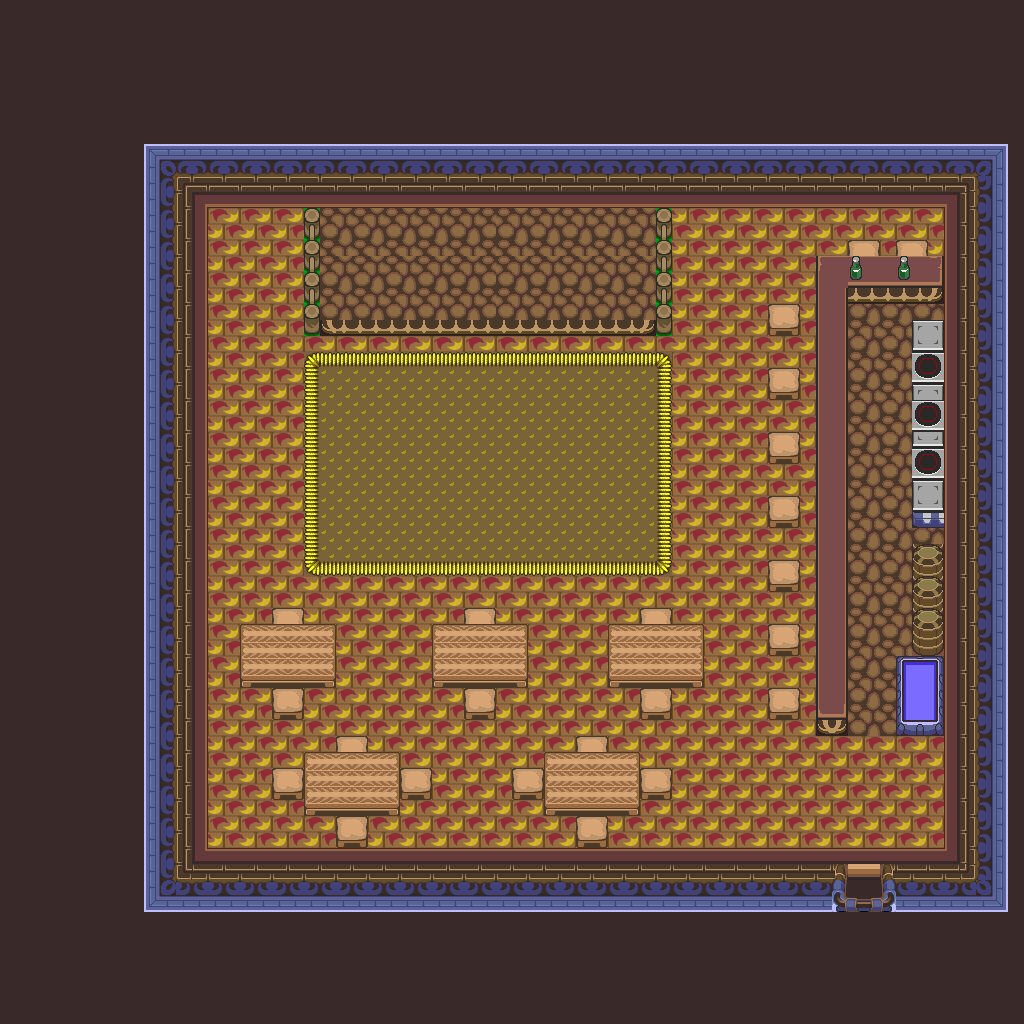

Below is a game level as drawn by its tile map, then a one-line description and the .tmx that defines it (tile-layer data replaced by summaries):
An orthogonal 64x64 tile map with 16x16 px tiles, 1 tile layer (base), 1 hidden layer not drawn and 4 objects.

<map version="1.10" tiledversion="1.12.1" orientation="orthogonal" renderorder="right-down" width="64" height="64" tilewidth="16" tileheight="16" infinite="0" nextlayerid="3" nextobjectid="5">
 <tileset firstgid="1" source="../classiciphone_pics4.tsx" />
 <layer id="1" name="base" width="64" height="64">
  <data>[4096 cells, 4096 non-empty, 125 distinct tile ids]</data>
 </layer>
 <layer id="2" name="collision" width="64" height="64" visible="0">
  <properties><property name="collision" value="true" /></properties>
  <data>[4096 cells, 843 non-empty, 1 distinct tile ids]</data>
 </layer>
 <objectgroup id="3" name="npcs">
  <object id="1" x="432.0" y="160.0" width="16" height="16">
   <properties>
    <property name="gani" value="drums.png" />
    <property name="script" type="string">-- Auto-converted from GraalScript
</property>
   </properties>
  </object>
  <object id="2" x="512.0" y="224.0" width="16" height="16">
   <properties>
    <property name="gani" value="guitar1.png" />
    <property name="script" type="string">-- Auto-converted from GraalScript
</property>
   </properties>
  </object>
  <object id="3" x="384.0" y="224.0" width="16" height="16">
   <properties>
    <property name="gani" value="guitar2.png" />
    <property name="script" type="string">-- Auto-converted from GraalScript
</property>
   </properties>
  </object>
  <object id="4" x="224.0" y="176.0" width="16" height="16">
   <properties>
    <property name="gani" value="nonoise2.png" />
    <property name="script" type="string">-- Auto-converted from GraalScript
</property>
   </properties>
  </object>
 </objectgroup>
</map>
